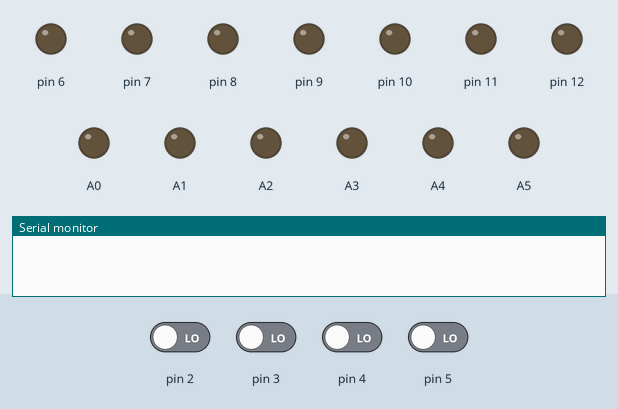
This sketch was run on a simulated Arduino Uno, built with avr-gcc and run on an emulated ATmega328P. Shown: output pins drawn as LEDs (lit = HIGH), the last lines printed to the serial monitor. The inputs (shaded band) are chosen by the test bench; at power-on: pin 2–5 LOW.

Above: at 1.2 s.
1.3 s: pin 2 driven HIGH
2.8 s: pin 3 driven HIGH and pin 5 driven HIGH
At 3.7 s:
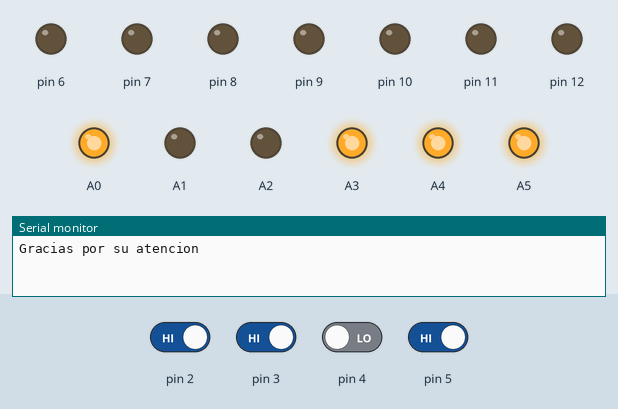
At 5.2 s:
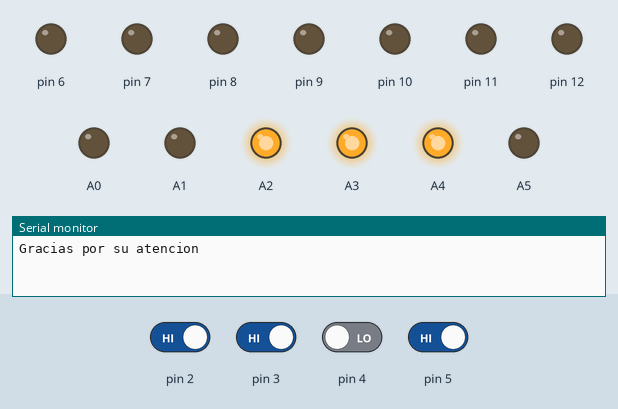
Timing chart, 0 to 16.3 s (numbered marks = the images above; inputs shaded):
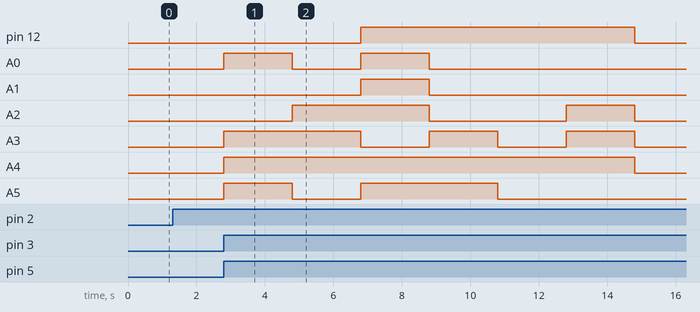

The sketch:

Practica_4_III.ino
```cpp
#define salida(pin) pinMode(pin, OUTPUT)
#define entrada(pin) pinMode(pin, INPUT)
#define leer(pin) digitalRead(pin)
#define on(pin) digitalWrite(pin, HIGH)
#define off(pin) digitalWrite(pin, LOW)
#define sw1 2
#define sw2 3
#define sw3 4
#define sw4 5
#define pausa1 delay(500)
#define pausa2 delay(2000)
#define ida on(6); pausa1; off(6); on(7); pausa1; off(7); on(8);pausa1; off(8); on(9); pausa1; off(9); on(10); pausa1; off(10); on(11); pausa1; off(11)
#define regreso on(11); pausa1; off(11); on(10); pausa1; off(10); on(9);pausa1; off(9); on(8); pausa1; off(8); on(7); pausa1; off(7); on(6); pausa1; off(6)
#define pausa1 delay(500)
#define onall on(6); on(7); on(8); on(9); on(10); on(11)
#define offall off(6); off(7); off(8); off(9); off(10); off(11)
#define escribir Serial.print
#define escribir_es Serial.println
#define da A0
#define db A1
#define dc A2
#define dd A3
#define de A4
#define df A5
#define dg 12
#define onc on(da); on(dd); on(de); on(df)
#define offc off(da); off(dd); off(de); off(df)
#define onu on(dc); on(dd); on(de)
#define offu off(dc); off(dd); off(de)
#define ona on(da); on(db); on(dc); on(de); on(df); on(dg)
#define offa off(da); off(db); off(dc); off(de); off(df); off(dg)
#define ont on(dd); on(de); on(df); on(dg)
#define offt off(dd); off(de); off(df); off(dg)
#define onr on(de); on(dg)
#define offr off(de); off(dg)
#define ono on(dc); on(dd); on(de); on(dg)
#define offo off(dc); off(dd); off(de); off(dg)
byte a=0,b=0,c=0,d=0,e=0;

void setup()
{
  Serial.begin(9600);
  salida(12);
  salida(11);
  salida(10);
  salida(9);
  salida(8);
  salida(7);
  salida(6);
  salida(da);
  salida(db);
  salida(dc);
  salida(dd);
  salida(de);
  salida(df);
  salida(dg);
  entrada(5);
  entrada(4);
  entrada(3);
  entrada(2);
}

void loop()
{
  if(leer(sw1)==LOW&&leer(sw2)==HIGH&&leer(sw3)==HIGH&&leer(sw4)==HIGH){
    if(a==0){
    escribir_es("Practica no.4");
    pausa1;
    escribir("Nombre: ");
    escribir_es("Pether Anderson David Reyes Guzman");
    escribir("Apellido: ");
    escribir_es("Reyes Guzman");
    a+=1; }}
    if(leer(sw1)==HIGH){
      a = 0;}
   if(leer(sw1)==HIGH&&leer(sw2)==LOW&&leer(sw3)==HIGH&&leer(sw4)==HIGH)
   {   if(b==0){
   ida;
   regreso;
   ida;
   regreso;
   ida;
   regreso;
   onall;
   pausa1;
   offall;
   pausa1;
   onall;
   pausa1;
   offall;
   pausa1;
   onall;
   pausa1;
   offall;
   pausa1;
   onall;
   pausa1;
   offall;
   b+=1;
   }}
   if(leer(sw2)==HIGH){
      b = 0;}
  if(leer(sw1)==HIGH&&leer(sw2)==HIGH&&leer(sw3)==LOW&&leer(sw4)==HIGH)
   {  if(c==0){
     onc;
     pausa2;
     offc;
     onu;
     pausa2;
     offu;
     ona;
     pausa2;
     offa;
     ont;
     pausa2;
     offt;
     onr;
     pausa2;
     offr;
     ono;
     pausa2;
     offo;
     c++;}}
   if(leer(sw3)==HIGH){
      c=0; }
  if(leer(sw1)==LOW&&leer(sw2)==HIGH&&leer(sw3)==LOW&&leer(sw4)==HIGH)
  { if(d==0){
    escribir_es("Gracias por su atencion");
    d++;
    a=0;
    c=0;}}
  if(leer(sw1)==HIGH&&leer(sw3)==LOW||leer(sw1)==LOW&&leer(sw3)==HIGH)
  { d=0;}
   if(leer(sw2)==LOW&&leer(sw4)==LOW&&leer(sw1)==HIGH)
  { if(e==0){
    escribir_es("Gracias por su atencion");
    e=1;
    b=0;}}
  if(leer(sw2)==HIGH&&leer(sw4)==LOW&&leer(sw1)==HIGH||leer(sw2)==LOW&&leer(sw4)==HIGH)
  {e=0;}

}
```

Measured:
- after the input at 2.8 s, pin 12: LOW → HIGH after 4.0 s, → LOW 8.0 s later; A0: alternates HIGH for 2.0 s and LOW for 2.0 s, 4 changes in all, then stays LOW, starting at once
